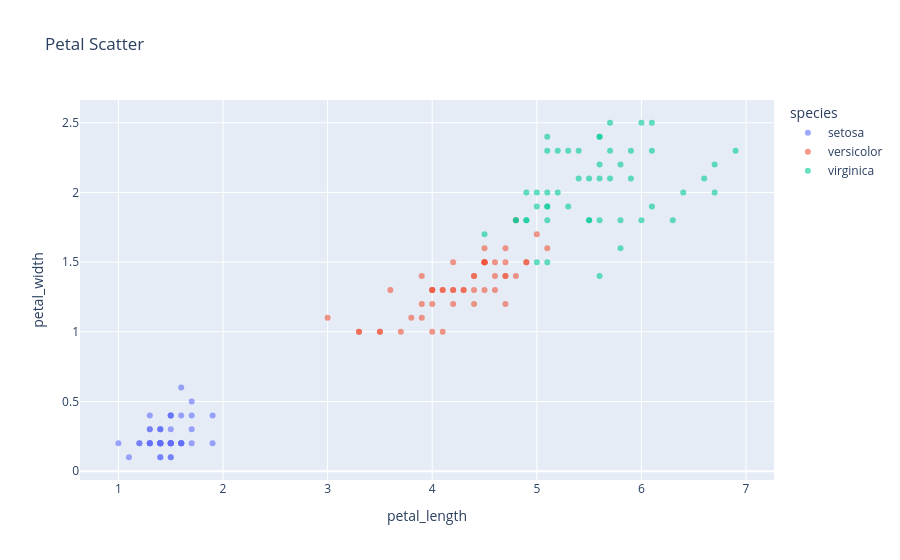

Source (notebook cell):
### Markdown cell above
#### Scatter Plots
Help visualize 2-D relationships.

Used here to show petal length-width and sepal length-width by species.

Opacity is set to better visualize overlapping datapoints. 

See Data Visualization notebook for more details.

### Code cell
px.scatter(df, x="petal_length", y="petal_width", 
                 color="species", opacity=0.6, title="Petal Scatter")

### Figure 1 — Plotly figure (JSON) as saved in the notebook; plotly's stock layout.template omitted (floating-point values rounded to 4 significant figures)
{"data": [{"hovertemplate": "species=setosa<br>petal_length=%{x}<br>petal_width=%{y}<extra></extra>", "legendgroup": "setosa", "marker": {"color": "#636efa", "opacity": 0.6, "symbol": "circle"}, "mode": "markers", "name": "setosa", "orientation": "v", "showlegend": true, "type": "scatter", "x": [1.4, 1.4, 1.3, 1.5, 1.4, 1.7, 1.4, 1.5, 1.4, 1.5, 1.5, 1.6, 1.4, 1.1, 1.2, 1.5, 1.3, 1.4, 1.7, 1.5, 1.7, 1.5, 1.0, 1.7, 1.9, 1.6, 1.6, 1.5, 1.4, 1.6, 1.6, 1.5, 1.5, 1.4, 1.5, 1.2, 1.3, 1.4, 1.3, 1.5, 1.3, 1.3, 1.3, 1.6, 1.9, 1.4, 1.6, 1.4, 1.5, 1.4], "xaxis": "x", "y": [0.2, 0.2, 0.2, 0.2, 0.2, 0.4, 0.3, 0.2, 0.2, 0.1, 0.2, 0.2, 0.1, 0.1, 0.2, 0.4, 0.4, 0.3, 0.3, 0.3, 0.2, 0.4, 0.2, 0.5, 0.2, 0.2, 0.4, 0.2, 0.2, 0.2, 0.2, 0.4, 0.1, 0.2, 0.2, 0.2, 0.2, 0.1, 0.2, 0.2, 0.3, 0.3, 0.2, 0.6, 0.4, 0.3, 0.2, 0.2, 0.2, 0.2], "yaxis": "y"}, {"hovertemplate": "species=versicolor<br>petal_length=%{x}<br>petal_width=%{y}<extra></extra>", "legendgroup": "versicolor", "marker": {"color": "#EF553B", "opacity": 0.6, "symbol": "circle"}, "mode": "markers", "name": "versicolor", "orientation": "v", "showlegend": true, "type": "scatter", "x": [4.7, 4.5, 4.9, 4.0, 4.6, 4.5, 4.7, 3.3, 4.6, 3.9, 3.5, 4.2, 4.0, 4.7, 3.6, 4.4, 4.5, 4.1, 4.5, 3.9, 4.8, 4.0, 4.9, 4.7, 4.3, 4.4, 4.8, 5.0, 4.5, 3.5, 3.8, 3.7, 3.9, 5.1, 4.5, 4.5, 4.7, 4.4, 4.1, 4.0, 4.4, 4.6, 4.0, 3.3, 4.2, 4.2, 4.2, 4.3, 3.0, 4.1], "xaxis": "x", "y": [1.4, 1.5, 1.5, 1.3, 1.5, 1.3, 1.6, 1.0, 1.3, 1.4, 1.0, 1.5, 1.0, 1.4, 1.3, 1.4, 1.5, 1.0, 1.5, 1.1, 1.8, 1.3, 1.5, 1.2, 1.3, 1.4, 1.4, 1.7, 1.5, 1.0, 1.1, 1.0, 1.2, 1.6, 1.5, 1.6, 1.5, 1.3, 1.3, 1.3, 1.2, 1.4, 1.2, 1.0, 1.3, 1.2, 1.3, 1.3, 1.1, 1.3], "yaxis": "y"}, {"hovertemplate": "species=virginica<br>petal_length=%{x}<br>petal_width=%{y}<extra></extra>", "legendgroup": "virginica", "marker": {"color": "#00cc96", "opacity": 0.6, "symbol": "circle"}, "mode": "markers", "name": "virginica", "orientation": "v", "showlegend": true, "type": "scatter", "x": [6.0, 5.1, 5.9, 5.6, 5.8, 6.6, 4.5, 6.3, 5.8, 6.1, 5.1, 5.3, 5.5, 5.0, 5.1, 5.3, 5.5, 6.7, 6.9, 5.0, 5.7, 4.9, 6.7, 4.9, 5.7, 6.0, 4.8, 4.9, 5.6, 5.8, 6.1, 6.4, 5.6, 5.1, 5.6, 6.1, 5.6, 5.5, 4.8, 5.4, 5.6, 5.1, 5.1, 5.9, 5.7, 5.2, 5.0, 5.2, 5.4, 5.1], "xaxis": "x", "y": [2.5, 1.9, 2.1, 1.8, 2.2, 2.1, 1.7, 1.8, 1.8, 2.5, 2.0, 1.9, 2.1, 2.0, 2.4, 2.3, 1.8, 2.2, 2.3, 1.5, 2.3, 2.0, 2.0, 1.8, 2.1, 1.8, 1.8, 1.8, 2.1, 1.6, 1.9, 2.0, 2.2, 1.5, 1.4, 2.3, 2.4, 1.8, 1.8, 2.1, 2.4, 2.3, 1.9, 2.3, 2.5, 2.3, 1.9, 2.0, 2.3, 1.8], "yaxis": "y"}], "layout": {"legend": {"title": {"text": "species"}, "tracegroupgap": 0}, "title": {"text": "Petal Scatter"}, "xaxis": {"anchor": "y", "domain": [0, 1], "title": {"text": "petal_length"}}, "yaxis": {"anchor": "x", "domain": [0, 1], "title": {"text": "petal_width"}}}}
